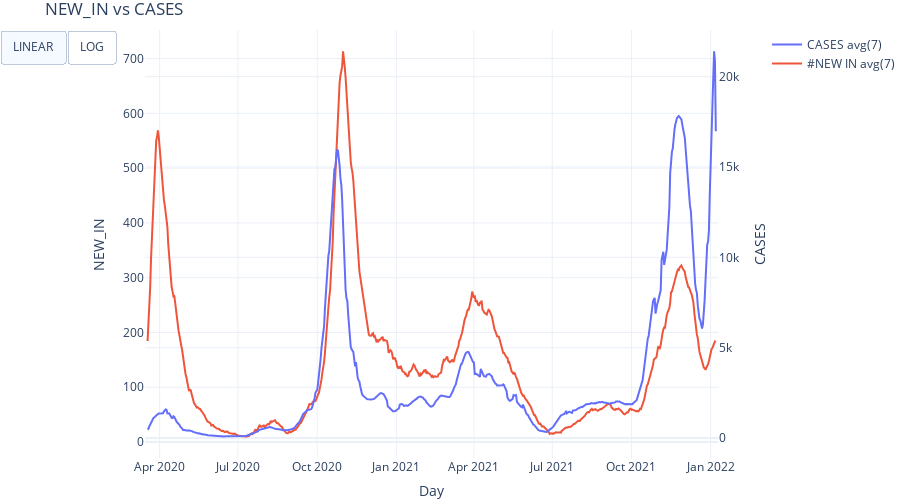

The notebook cell saved with this chart:
### Markdown cell above
# Admissions vs Cases

### Code cell
def case_admission():

   
    fig_hospi = make_subplots(specs=[[{"secondary_y": True, }]], shared_yaxes='all', shared_xaxes='all')

    totin_bar = go.Scatter(x=df.index, y=df.CASES.rolling(7,center=True).mean(), name='CASES avg(7)',mode='lines')
    fig_hospi.add_trace(totin_bar, secondary_y=True)
    
    newin_bar = go.Scatter(x=df.index, y=df.NEW_IN.rolling(7,center=True).mean(), name='#NEW IN avg(7)',mode='lines')
    fig_hospi.add_trace(newin_bar, secondary_y=False)


    fig_hospi.update_layout(template="plotly_white", height=500, margin=dict(l=0, r=0, t=30, b=0),
                            title="NEW_IN vs CASES")

    fig_hospi.update_layout(xaxis_title='Day',
                            yaxis_title='Number of / Day')
    
    fig_hospi.update_yaxes(title_text="NEW_IN", secondary_y=False)
    fig_hospi.update_yaxes(title_text="CASES", secondary_y=True)
    

    fig_hospi.update_layout(
        hovermode='x unified',
        updatemenus=[
            dict(
                type="buttons",
                direction="left",
                buttons=list([
                    dict(
                        args=[{"yaxis.type": "linear"}],
                        label="LINEAR",
                        method="relayout"
                    ),
                    dict(
                        args=[{"yaxis.type": "log"}],
                        label="LOG",
                        method="relayout"
                    )
                ]),
            ),
        ])

    return fig_hospi

case_admission()

### Figure 1 — Plotly figure (JSON) as saved in the notebook; plotly's stock layout.template omitted (floating-point values rounded to 4 significant figures; data arrays with more than 128 entries replaced by an {"elided": "..."} marker saying what was removed)
{"data": [{"mode": "lines", "name": "CASES avg(7)", "type": "scatter", "x": {"elided": "667 str values"}, "xaxis": "x", "y": {"elided": "667 float values"}, "yaxis": "y2"}, {"mode": "lines", "name": "#NEW IN avg(7)", "type": "scatter", "x": {"elided": "667 str values"}, "xaxis": "x", "y": {"elided": "667 float values"}, "yaxis": "y"}], "layout": {"height": 500, "hovermode": "x unified", "margin": {"b": 0, "l": 0, "r": 0, "t": 30}, "title": {"text": "NEW_IN vs CASES"}, "updatemenus": [{"buttons": [{"args": [{"yaxis.type": "linear"}], "label": "LINEAR", "method": "relayout"}, {"args": [{"yaxis.type": "log"}], "label": "LOG", "method": "relayout"}], "direction": "left", "type": "buttons"}], "xaxis": {"anchor": "y", "domain": [0, 0.94], "title": {"text": "Day"}}, "yaxis": {"anchor": "x", "domain": [0, 1], "title": {"text": "NEW_IN"}}, "yaxis2": {"anchor": "x", "overlaying": "y", "side": "right", "title": {"text": "CASES"}}}}
